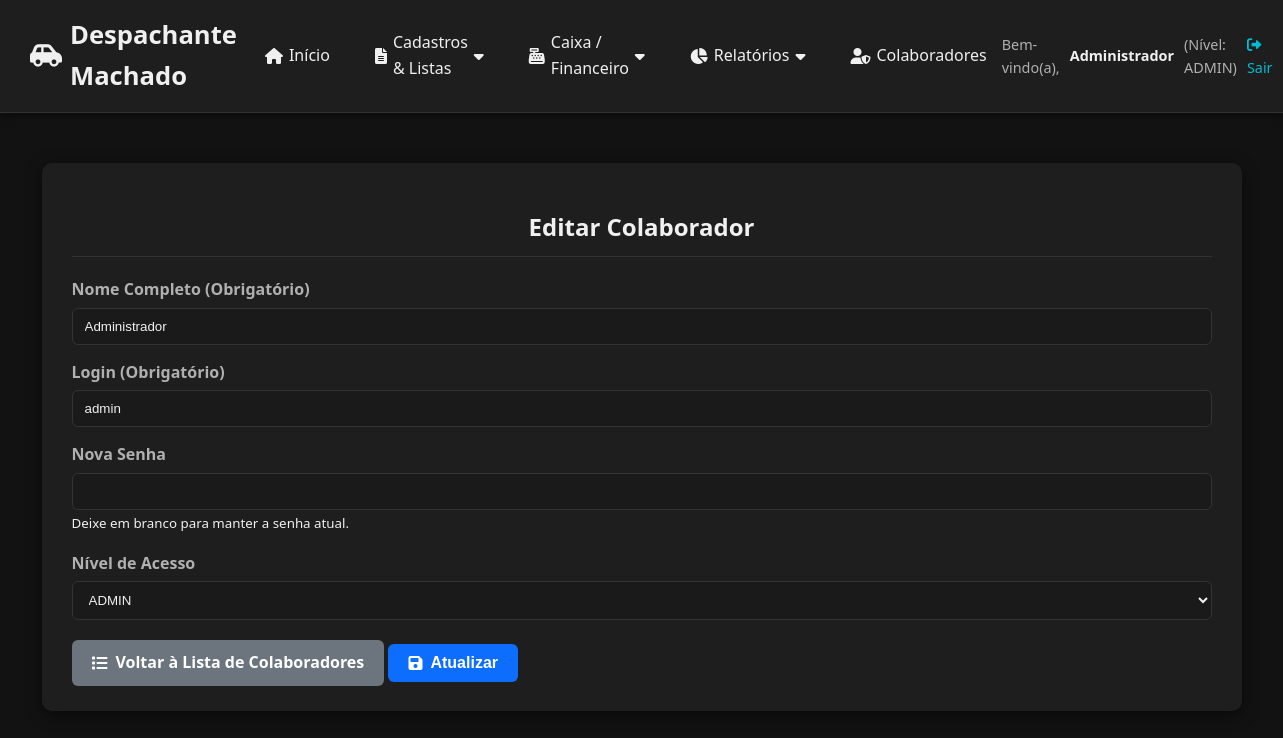
Screenshot of /colaborador/cadastro/1 (signed in) with the database file from the repository.
### app_web.py (models this page shows, shortened)
class Usuario(db.Model):
    id = db.Column(db.Integer, primary_key=True)
    nome = db.Column(db.String(100), nullable=False)
    login = db.Column(db.String(50), unique=True, nullable=False)
    senha_hash = db.Column(db.String(128), nullable=False)
    nivel_acesso = db.Column(db.String(20), default='COLABORADOR')  # ADMIN, COLABORADOR

### app_web.py (the view, shortened to what this page needs)
@app.route('/colaborador/cadastro', methods=['GET', 'POST'])
@app.route('/colaborador/cadastro/<int:usuario_id>', methods=['GET', 'POST'])
@login_required
@admin_required
def colaborador_cadastro(usuario_id=None):
    usuario = None
    if usuario_id:
        usuario = Usuario.query.get_or_404(usuario_id)
    return render_template('colaborador_cadastro.html', usuario=usuario)

### app_web.py (called while the page is built)
@app.before_request
def load_user():
    g.user = session.get('nome')
    g.nivel = session.get('nivel_acesso')

def login_required(view):
    @wraps(view)
    def wrapped_view(**kwargs):
        if not session.get('logged_in'):
            flash('Você precisa fazer login para acessar esta página.', 'error')
            return redirect(url_for('login'))
        return view(**kwargs)
    return wrapped_view

def admin_required(view):
    @wraps(view)
    def wrapped_view(**kwargs):
        if session.get('nivel_acesso') != 'ADMIN':
            flash('Acesso negado: Apenas administradores podem acessar esta página.', 'error')
            return redirect(url_for('index'))
        return view(**kwargs)
    return wrapped_view

### templates/colaborador_cadastro.html (shortened to what this page needs)
{% extends "base.html" %}
{% block content %}
<div class="container mt-5">
    <div class="row justify-content-center">
        <div class="col-md-8 col-lg-6">
            <h2 class="mb-4 text-center">
                {% if usuario %}Editar Colaborador{% else %}Cadastro de Novo Colaborador{% endif %}
            </h2>
            <form method="post" action="{% if usuario %}{{ url_for('colaborador_cadastro', usuario_id=usuario.id) }}{% else %}{{ url_for('colaborador_cadastro') }}{% endif %}">
                <div class="mb-3">
                    <label for="nome" class="form-label">Nome Completo (Obrigatório)</label>
                    <input type="text" class="form-control" id="nome" name="nome" value="{{ usuario.nome if usuario else '' }}" required>
                </div>
                <div class="mb-3">
                    <label for="login" class="form-label">Login (Obrigatório)</label>
                    <input type="text" class="form-control" id="login" name="login" value="{{ usuario.login if usuario else '' }}" required>
                </div>
                <div class="mb-3">
                    <label for="senha" class="form-label">{% if usuario %}Nova Senha{% else %}Senha{% endif %}</label>
                    <input type="password" class="form-control" id="senha" name="senha" {% if not usuario %}required{% endif %}>
                    {% if usuario %}
                        <small class="text-muted">Deixe em branco para manter a senha atual.</small>
                    {% endif %}
                </div>
                <div class="mb-3">
                    <label for="nivel_acesso" class="form-label">Nível de Acesso</label>
                    <select class="form-select" id="nivel_acesso" name="nivel_acesso">
                        <option value="ADMIN" {% if usuario and usuario.nivel_acesso=='ADMIN' %}selected{% endif %}>ADMIN</option>
                    </select>
                </div>
                <div class="d-grid gap-2 d-md-flex justify-content-md-end mt-4">
                    <a href="{{ url_for('colaborador_lista') }}" class="btn btn-secondary">
                        <i class="fas fa-list"></i> Voltar à Lista de Colaboradores
                    </a>
                    <button type="submit" class="btn btn-primary">
                        <i class="fas fa-save"></i> {% if usuario %}Atualizar{% else %}Cadastrar{% endif %}
                    </button>
                </div>
            </form>
        </div>
    </div>
</div>
{% endblock %}

### templates/base.html (shortened to what this page needs)
<!DOCTYPE html>
<html lang="pt-br">
<head>
    <link rel="stylesheet" href="https://cdnjs.cloudflare.com/ajax/libs/font-awesome/6.0.0/css/all.min.css"
          onerror="this.onerror=null;this.href='/static/css/fontawesome-fallback.css'">
</head>
<body>
    <header class="header">
        <div class="logo-title">
            <a href="{{ url_for('index') }}">
                <i class="fas fa-car-side"></i> Despachante Machado
            </a>
        </div>
        {% if session.get('logged_in') %}
        <nav class="main-nav">
            <a href="{{ url_for('index') }}" class="nav-link"><i class="fas fa-home"></i> Início</a>
            <div class="dropdown">
                <a href="#" class="nav-link dropdown-toggle">
                    <i class="fas fa-file-alt"></i> Cadastros & Listas <i class="fas fa-caret-down"></i>
                </a>
            </div>
            <div class="dropdown">
                <a href="#" class="nav-link dropdown-toggle">
                    <i class="fas fa-cash-register"></i> Caixa / Financeiro <i class="fas fa-caret-down"></i>
                </a>
            </div>
            <div class="dropdown">
                <a href="#" class="nav-link dropdown-toggle">
                    <i class="fas fa-chart-pie"></i> Relatórios <i class="fas fa-caret-down"></i>
                </a>
            </div>
            {% if session.get('nivel_acesso') == 'ADMIN' %}
            <a href="{{ url_for('colaborador_cadastro') }}" class="nav-link"><i class="fas fa-user-shield"></i> Colaboradores</a>
            {% endif %}
        </nav>
        <div class="user-info">
            Bem-vindo(a), <strong>{{ session.get('nome', 'Usuário') }}</strong>
            (Nível: {{ session.get('nivel_acesso', 'N/A') }})
            <a href="{{ url_for('logout') }}"><i class="fas fa-sign-out-alt"></i> Sair</a>
        </div>
        {% endif %}
    </header>
    <div class="main-content">
        <div class="flash-messages-container">
        </div>
        <div class="content-container">
            {% block content %}{% endblock %}
        </div>
    </div>
</body>
</html>

### templates/base.html (style rules this page uses)
:root { --cor-primaria: #0d6efd; --cor-primaria-escura: #084298; --cor-secundaria: #198754; --cor-alerta: #ffc107; --cor-erro: #dc3545; --cor-fundo: #121212; --cor-container: #1e1e1e; --cor-texto: #f0f0f0; --cor-texto-secundario: #b0b0b0; --cor-hover: #2c2c2c; --cor-borda: #333; --sombra: rgba(0, 0, 0, 0.5); --cor-sucesso: #28a745; --cor-info: #17a2b8; --cor-aviso: #ffc107; --cor-saldo-positivo: #28a745; --cor-saldo-negativo: #e74c3c; --cor-saldo-zero: #ffc107; --cor-pendente: #5c4300; --cor-pendente-texto: #ffdb70; --cor-andamento: #003366; --cor-andamento-texto: #cce0ff; --cor-aguardando: #005662; --cor-aguardando-texto: #b2faff; --cor-concluido: #0f3d1e; --cor-concluido-texto: #9ef5b3; --cor-cancelado: #333; --cor-cancelado-texto: #ccc; --cor-pago: #0f3d1e; --cor-pago-texto: #9ef5b3; --cor-parcial: #5c4300; --cor-parcial-texto: #ffdb70; --cor-a-cobrar: #7a1a1a; --cor-a-cobrar-texto: #ffbdbd; --cor-nao-cobrado: #444; --cor-nao-cobrado-texto: #bbb; --espacamento-xs: 5px; --espacamento-sm: 10px; --espacamento-md: 15px; --espacamento-lg: 20px; --espacamento-xl: 25px; --borda-radius: 6px; --borda-radius-lg: 10px; }
* { box-sizing: border-box; }
body { font-family: 'Segoe UI', Tahoma, Geneva, Verdana, sans-serif; margin: 0; padding: 0; background-color: var(--cor-fundo); color: var(--cor-texto); line-height: 1.6; }
.header { background-color: var(--cor-container); color: var(--cor-texto); padding: 15px 30px; display: flex; justify-content: space-between; align-items: center; box-shadow: 0 2px 8px var(--sombra); position: sticky; top: 0; z-index: 1000; border-bottom: 1px solid var(--cor-borda); }
.logo-title { font-size: 1.6em; font-weight: 600; display: flex; align-items: center; }
.logo-title a { color: var(--cor-texto); text-decoration: none; display: flex; align-items: center; gap: 8px; }
.dropdown { position: relative; display: inline-block; }
.main-nav { display: flex; align-items: center; gap: 15px; }
.nav-link { color: var(--cor-texto); text-decoration: none; padding: 10px 15px; border-radius: var(--borda-radius); display: flex; align-items: center; gap: 6px; transition: background-color 0.2s; }
.user-info { display: flex; align-items: center; font-size: 0.9em; gap: 10px; color: var(--cor-texto-secundario); }
.user-info strong { color: var(--cor-texto); }
.user-info a { color: #00bcd4; text-decoration: none; transition: color 0.2s; }
.main-content { padding: 30px; }
.content-container { background-color: var(--cor-container); padding: 25px 30px; border-radius: var(--borda-radius-lg); box-shadow: 0 4px 15px var(--sombra); max-width: 1200px; margin: 0 auto; }
.flash-messages-container { padding-bottom: 20px; max-width: 1200px; margin: 0 auto; }
h1, h2 { color: var(--cor-texto); border-bottom: 1px solid var(--cor-borda); padding-bottom: 10px; margin-bottom: 20px; font-weight: 600; }
label { display: block; margin-top: 15px; font-weight: 600; color: var(--cor-texto-secundario); }
input, select, textarea { width: 100%; padding: 10px 12px; margin-top: 5px; background-color: #1a1a1a; border: 1px solid var(--cor-borda); border-radius: var(--borda-radius); color: var(--cor-texto); transition: border-color 0.2s; }
.btn, button, input[type="submit"] { background-color: var(--cor-primaria); color: white; padding: 10px 20px; border: none; border-radius: var(--borda-radius); cursor: pointer; margin-top: 20px; font-size: 1em; font-weight: 600; text-decoration: none; display: inline-flex; align-items: center; gap: 8px; transition: background-color 0.2s, transform 0.2s; }
.btn-secondary { background-color: #6c757d; }
.text-center { text-align: center; }

### rows the page displays
Usuario: get "Administrador", nome "Administrador", login "admin", nivel_acesso "ADMIN"

### other values shown
{{ session.get('nivel_acesso', 'N/A') }} "ADMIN"
